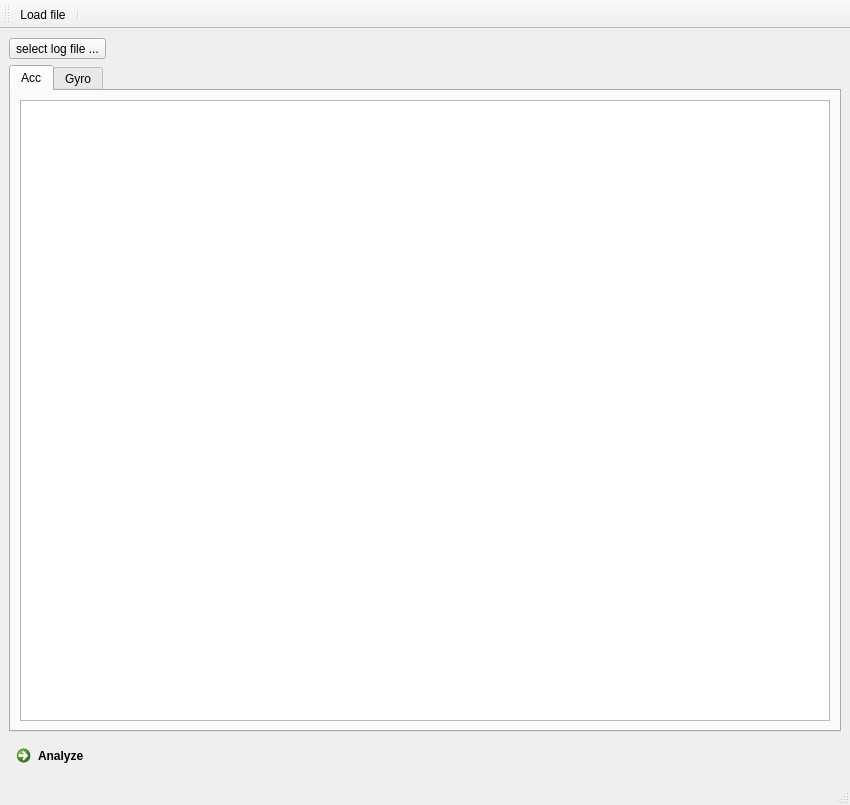
<?xml version="1.0" encoding="UTF-8"?>
<ui version="4.0">
 <class>MainWindow</class>
 <widget class="QMainWindow" name="MainWindow">
  <property name="geometry">
   <rect>
    <x>0</x>
    <y>0</y>
    <width>850</width>
    <height>805</height>
   </rect>
  </property>
  <property name="sizePolicy">
   <sizepolicy hsizetype="Preferred" vsizetype="Preferred">
    <horstretch>0</horstretch>
    <verstretch>0</verstretch>
   </sizepolicy>
  </property>
  <property name="windowTitle">
   <string>imu log analyze tool</string>
  </property>
  <property name="windowIcon">
   <iconset>
    <normaloff>ui/resource/img/Black_spider.ico</normaloff>ui/resource/img/Black_spider.ico</iconset>
  </property>
  <property name="iconSize">
   <size>
    <width>24</width>
    <height>24</height>
   </size>
  </property>
  <widget class="QWidget" name="centralwidget">
   <layout class="QVBoxLayout" name="verticalLayout">
    <item>
     <layout class="QHBoxLayout" name="horizontalLayout">
      <item>
       <widget class="QToolButton" name="select_file_button">
        <property name="text">
         <string>select log file ...</string>
        </property>
       </widget>
      </item>
      <item>
       <widget class="QLabel" name="label">
        <property name="text">
         <string/>
        </property>
       </widget>
      </item>
     </layout>
    </item>
    <item>
     <widget class="QTabWidget" name="tabWidget">
      <property name="currentIndex">
       <number>0</number>
      </property>
      <widget class="QWidget" name="acc_tab">
       <attribute name="title">
        <string>Acc</string>
       </attribute>
       <layout class="QGridLayout" name="gridLayout">
        <item row="0" column="0">
         <widget class="QTableView" name="acc_data_tableView">
          <property name="sizePolicy">
           <sizepolicy hsizetype="Preferred" vsizetype="Preferred">
            <horstretch>0</horstretch>
            <verstretch>0</verstretch>
           </sizepolicy>
          </property>
         </widget>
        </item>
       </layout>
      </widget>
      <widget class="QWidget" name="gyr_tab">
       <attribute name="title">
        <string>Gyro</string>
       </attribute>
       <layout class="QGridLayout" name="gridLayout_2">
        <item row="0" column="0">
         <widget class="QTableView" name="gyr_data_tableView"/>
        </item>
       </layout>
      </widget>
     </widget>
    </item>
    <item>
     <widget class="QCommandLinkButton" name="analyze_button">
      <property name="text">
       <string>Analyze</string>
      </property>
     </widget>
    </item>
   </layout>
  </widget>
  <widget class="QMenuBar" name="menuBar">
   <property name="geometry">
    <rect>
     <x>0</x>
     <y>0</y>
     <width>850</width>
     <height>26</height>
    </rect>
   </property>
  </widget>
  <widget class="QToolBar" name="tool_bar">
   <property name="windowTitle">
    <string>toolBar</string>
   </property>
   <attribute name="toolBarArea">
    <enum>TopToolBarArea</enum>
   </attribute>
   <attribute name="toolBarBreak">
    <bool>false</bool>
   </attribute>
   <addaction name="action_load_logfile"/>
   <addaction name="separator"/>
  </widget>
  <widget class="QStatusBar" name="statusbar"/>
  <action name="action_load_logfile">
   <property name="enabled">
    <bool>true</bool>
   </property>
   <property name="icon">
    <iconset>
     <normaloff>ui/resources/img/decode.png</normaloff>ui/resources/img/decode.png</iconset>
   </property>
   <property name="text">
    <string>Load file</string>
   </property>
  </action>
 </widget>
 <resources/>
 <connections/>
</ui>
